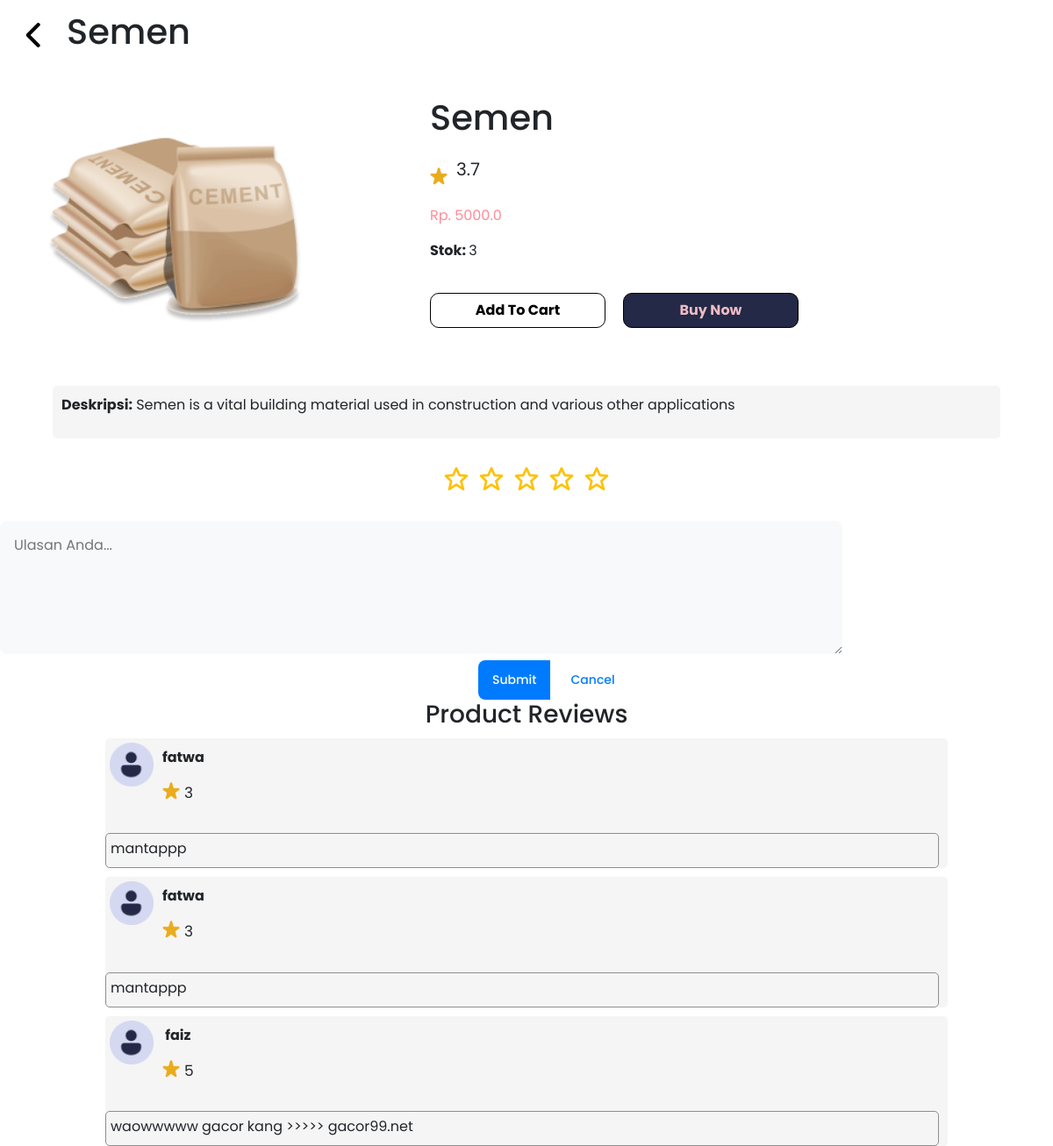
Page /detail_product/1 on the committed database.
### models/product.py (models this page shows)
class Product(db.Model):
    __tablename__ = 'product'
    id_product = db.Column(db.Integer, primary_key=True)
    name = db.Column(db.String(100))
    desc = db.Column(db.String(100))
    category = db.Column(db.String(100))
    quantityInStock = db.Column(db.Integer)
    price = db.Column(db.Float)
    picture = db.Column(db.String(100))

### models/reviews.py (models this page shows)
class reviews(db.Model):
    id_reviews = db.Column(db.Integer, primary_key=True)
    id_user = db.Column(db.Integer, db.ForeignKey('user.id_user'), nullable=True)
    id_product = db.Column(db.Integer, db.ForeignKey('product.id_product'), nullable=True)
    comment = db.Column(db.String(250), nullable=True, unique=False)
    rating = db.Column(db.Integer, nullable=True, unique=False)
    user = relationship("User", backref="reviews")
    product = relationship("Product", backref="reviews")

### models/user.py (models this page shows, shortened)
class User(db.Model, UserMixin):
    id_user = db.Column(db.Integer, primary_key=True)
    username = db.Column(db.String(20), nullable=False, unique=True)
    email = db.Column(db.String(120), nullable=False, unique=True)
    password = db.Column(db.String(80), nullable=False)
    fullname = db.Column(db.String(60), nullable=True, unique=False)
    gender = db.Column(db.CHAR(1), nullable=True, unique=False)
    telephone = db.Column(db.Integer, nullable=True, unique=False)
    address = db.Column(db.String(60), nullable=True, unique=False)
    is_admin = db.Column(db.Boolean, default=False)

### app.py (the view, shortened to what this page needs)
@app.route('/detail_product/<int:id_product>', methods=["GET", "POST"])
def detail_product(id_product):
    if  current_user.is_authenticated and current_user.is_admin:
            flash("You need to log in as a user to access this page.", "danger")
            abort(403)
    product = get_product(id_product)
    print("Product Reviews:", product.reviews)
    product_reviews = reviews.query.filter_by(id_product=id_product).all()
    average_rating = 0.0
    if product_reviews:
        total_ratings = sum(review.rating for review in product_reviews)
        average_rating = total_ratings / len(product_reviews)
    return render_template('detail_product.html', product=product,  reviews=product_reviews, user=current_user, average_rating=average_rating)

### app.py (called while the page is built)
def get_product(id_product):
    return Product.query.get(id_product)

### templates/detail_product.html (shortened to what this page needs)
<!DOCTYPE html>
<html lang="en">
<head>
    <link rel="stylesheet" type="text/css" href="{{ url_for('static', filename='css/detail.css') }}">
    <link rel="stylesheet" type="text/css" href="detail.css">
    <link rel="stylesheet" href="https://stackpath.bootstrapcdn.com/bootstrap/4.5.2/css/bootstrap.min.css"
>
    <link rel="stylesheet" href="https://cdn.jsdelivr.net/npm/bootstrap-star-rating@4.0.6/css/star-rating.min.css">
    <link href='https://unpkg.com/boxicons@2.1.1/css/boxicons.min.css' rel='stylesheet'>
</head>
<body>
    <div class="nav-back">
        <a href="{{ url_for('products') }}" class="btn">
            <img src="{{ url_for('static', filename='asset/back-to-product.png') }}" alt="">
        </a>
        <h1>{{ product.name }}</h1>
    </div>
    <div class="detail">
        <div class="detail-product-1">
            <img src="{{ url_for('static', filename='unggah/' + product.picture) }}" alt="{{ product.name }}">
        </div>
        <div class="detail-product-2">
            <h1>{{ product.name }}</h1>
            <div class="rating-1">
                <img src="{{ url_for('static', filename='asset/staaaar.png') }}" alt="">
                {% if reviews %}
                <p class="rating_avg">{{ "{:.1f}".format(average_rating) }}</p>
            {% else %}
                <p class="rating_avg">No Ratings Yet</p>
            {% endif %}
            </div>
            <p class="price">Rp. {{ product.price }}</p>
            <p class="stock"><strong>Stok: </strong> {{ product.quantityInStock }}</p>
            <div class="add">
                <form method="POST" action="{{ url_for('add_to_cart', id_product=product.id_product) }}" name="add-to-cart-form">
                    <button type="submit"  id="add-card">
                        Add To Cart
                    </button>
                </form>
                <form method="POST" action="{{ url_for('add_to_checkout', id_product=product.id_product) }}" name="buy-now-form">
                    <button type="submit" class="buy-now">
                        Buy Now
                    </button>
                </form>
            </div>
        </div>
    </div>
    <div class="deskripsi">
        <p><strong>Deskripsi:</strong> {{ product.desc }}</p>
    </div>
    <div class="reviews">
        <form method="post">
            <div class="rating">
                {% for i in range(5) %}
                    <i class='bx bx-star star' style="--i: {{ i }};"></i>
                {% endfor %}
            </div>
            <textarea name="comment" cols="30" rows="5" placeholder="Ulasan Anda..."></textarea>
            <div class="btn-group">
                <button type="submit" class="btn submit">Submit</button>
                <button class="btn cancel">Cancel</button>
            </div>
        </form>
    <h3>Product Reviews</h3>
    {% for review in reviews %}
    <div class="ulasan">
        <div class="profile">
            <img class="img-profile" src="{{ url_for('static', filename='asset/profile_user.png') }}" alt="">
            <div>
                <strong>
                    <p class="user" id="user">{{ review.user.username }}</p>
                </strong>
                <div class="rat">
                    <img src="{{ url_for('static', filename='asset/staaaar.png') }}" alt="" class="star-icon">
                    <p>{{ review.rating }}</p>
                </div>
            </div>
        </div>
        <div class="komentar">
            <p class="komen">{{ review.comment }}</p>
        </div>
    </div>
    {% endfor %}
    </div>
</body>
</html>

### static/css/detail.css (style rules this page uses)
* { font-family: 'Poppins', sans-serif; padding: 0; margin: 0; }
body { background-color: #D4D8F0; }
.nav-back { background-color: white; display: flex; width: 100%; height: 80px; align-items: center; }
.nav-back img { width: 50px; height: 50px; }
.detail { display: flex; margin: 30px 50px; }
.detail .detail-product-1 img { width: 300px; height: 300px; }
.detail .detail-product-1 { display: flex; width: 40%; flex-direction: row; }
.rating-1 { margin-top: 20px; display: flex; align-items: center; font-size: 20px; }
.rating-1 img { width: 20px; height: 20px; margin-right: 10px; align-items: center; }
p.price { margin-top: 10px; color: #FF8C98; }
p.stock { margin-top: 5px; }
.deskripsi { margin: 30px 50px; background-color: white; }
:root { --yellow: #FFBD13; --blue: #4383FF; --blue-d-1: #3278FF; --light: #F5F5F5; --grey: #AAA; --white: #FFF; --shadow: 8px 8px 30px rgba(0,0,0,.05); }
.rating { display: flex; justify-content: center; align-items: center; grid-gap: .5rem; font-size: 2rem; color: var(--yellow); margin-bottom: 2rem; }
.rating .star { cursor: pointer; }
textarea { width: 80%; background: var(--light); padding: 1rem; border-radius: .5rem; border: none; outline: none; resize: none; margin-left: 100px; margin-bottom: .5rem; }
.btn-group { display: flex; grid-gap: .5rem; align-items: center; margin-left: 545px; }
.btn-group .btn { padding: .75rem 1rem; border-radius: .5rem; border: none; outline: none; cursor: pointer; font-size: .875rem; font-weight: 500; }
.btn-group .btn.submit { background: var(--blue); color: var(--white); }
.btn-group .btn.cancel { background: var(--white); color: var(--blue); }
h3 { margin-top: 40px; display: flex; align-items: center; justify-content: center; }
div.add { display: flex; }
button#add-card { font-family: 'Poppins', sans-serif; margin-top: 20px; border-radius: 10px; width: 200px; height: 40px; display: flex; align-items: center; justify-content: center; background-color: #FFF; border: 1px solid #000; font-weight: bold; }
button.buy-now { font-family: 'Poppins', sans-serif; margin-left: 20px; margin-top: 20px; border-radius: 10px; width: 200px; height: 40px; display: flex; font-weight: bold; align-items: center; justify-content: center; background-color: #232946; color: #EEBBC3; border: 1px solid #000; }

### templates/detail_product.html (style rules this page uses)
* { margin: 0; padding: 0; }
.deskripsi { width: 90%; margin-left: auto; margin-right: auto; border-radius: 5px; background-color: #F5F5F5; margin-top:10px; padding:10px; }
.ulasan { width: 80%; margin-left: auto; margin-right: auto; border-radius: 5px; background-color: #F5F5F5; margin-top:10px; }
.profile { display: flex; padding: 5px; }
.img-profile { margin-right: 10px; width: 50px; height: 50px; }
p.user { margin-top: 5px; display: flex; align-items: center; justify-content: center; }
.komentar { padding: 5px; margin-top: 12px; height: 40px; width: 99%; border: 0.1px solid #8e8e8e; border-radius: 5px; }
.rat { display: flex; font-size: 20px; }
.rat p { margin-top:0px; font-size:17px; margin-left:5px; }
img.star-icon { width:20px; height:20px; }

### rows in the picture
Product: name "Semen", picture (picture), price "5000.0", quantityInStock "3", desc "Semen is a vital building material used in construction and various other applications"
reviews: user.username "fatwa", rating "3", comment "mantappp"
reviews: user.username "fatwa", rating "3", comment "mantappp"
reviews: user.username "faiz", rating "5", comment "waowwwww gacor kang >>>>> gacor99.net"

### other values in the picture
{{ "{:.1f}".format(average_rating) }} "3.7"
